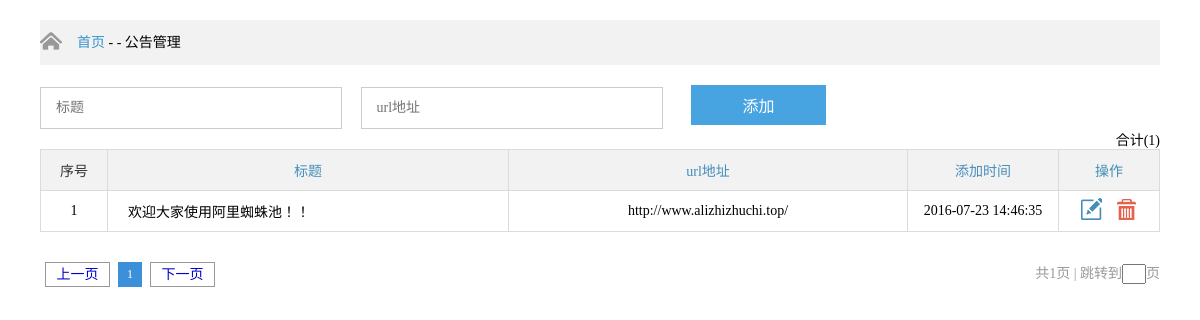
The page /admin/gonggao.php (signed in) on the database its author committed.
### tables this page shows
CREATE TABLE `gonggao` (
  `id` int(10) unsigned NOT NULL AUTO_INCREMENT,
  `title` varchar(255) NOT NULL,
  `url` varchar(255) DEFAULT NULL,
  `date` int(11) NOT NULL,
  PRIMARY KEY (`id`)
);

### admin/gonggao.php (the view, shortened to what this page needs)
<?php
$action=isset($_GET['action'])?$_GET['action']:"";
$page=isset($_GET['page'])?$_GET['page']:1;
$data=array();
?>
<!DOCTYPE html PUBLIC "-//W3C//DTD XHTML 1.0 Transitional//EN" "http://www.w3.org/TR/xhtml1/DTD/xhtml1-transitional.dtd">
<html xmlns="http://www.w3.org/1999/xhtml">
<head>
	<link rel="stylesheet" type="text/css" href="css/css.css" />
	<link rel="stylesheet" type="text/css" href="css/pageGroup.css" />
</head>
<body>
<div id="pageAll">
	<div class="pageTop">
		<div class="page">
			<img src="img/coin02.png" style="float:left;margin-top:10px;" /><span><a href="main.php">首页</a>&nbsp;-&nbsp;-</span>&nbsp;公告管理
		</div>
	</div>
	<div class="page">
		<div class="connoisseur">
			<div class="conform clear">
				<div class="cfD">
					<form action="?action=add" method="post">
						<input class="userinput vpr" type="text" name="title" placeholder="标题"/>
						<input class="userinput vpr" type="text" name="url" placeholder="url地址"/>
						<button class="userbtn">添加</button>
					</form>
				</div>
			</div>
			<div class="conShow">
				<span style="float:right">合计(<?=data_num('gonggao')?>)</span>
				<table border="1" cellspacing="0" cellpadding="0" width="100%">
					<tr>
						<td width="66px" class="tdColor tdC">序号</td>
						<td width="400px" class="tdColor">标题</td>
						<td class="tdColor">url地址</td>
						<td width="150px" class="tdColor">添加时间</td>
						<td width="100px" class="tdColor">操作</td>
					</tr>
					<?php
					if(info_list('gonggao',$page)){
						foreach(info_list('gonggao',$page) as $row){
							if (isset($id)&&$id == $row['id']&&$action=="edit") {
								?>
								<tr bgcolor="#999">
									<form action='?action=save&page=<?= $page ?>&id=<?= $id ?>' method='post'>
										<td height="40px"><?= $row['id'] ?></td>
										<td style="text-align:left;padding-left:20px;"><?= $row['title'] ?></td>
										<td><input type="text" name="url" value="<?= $row['url'] ?>"/></td>
										<td><?= date('Y-m-d H:i:s',$row['date']) ?></td>
										<td>
											<button><img src="img/ok.png"></button><a href="?page=<?= $page ?>"><img src="img/no.png"></a></td>
									</form>
								</tr>
								<?php
							}else {
								?>
								<tr>
									<td height="40px"><?= $row['id'] ?></td>
									<td style="text-align:left;padding-left:20px;"><?=$row['title']?></td>
									<td><?= $row['url'] ?></td>
									<td><?= date('Y-m-d H:i:s',$row['date']) ?></td>
									<td>
										<a href="?action=edit&page=<?=$page?>&id=<?= $row['id'] ?>"><img class="operation" src="img/update.png"></a> <a href="?action=del&page=<?=$page?>&id=<?=$row['id']?>"><img class="operation delban" src="img/delete.png"></a></td>
								</tr>
								<?php
							}
						}
					}
					?>
				</table>
				<div class="paging">
					<div id="pageGro" class="cb clear">
						<?=list_page('gonggao',$page)?>
					</div>
				</div>
			</div>
		</div>
	</div>
</div>
</body>
</html>

### admin/css/css.css (style rules this page uses)
* { padding: 0; margin: 0; font-family: "Microsoft YaHei"; font-size: 14px; }
a { text-decoration: none; color:#0000cc; }
#pageAll { padding:0 40px; }
#pageAll .page { margin-top:20px; }
#pageAll .page>img { float:left; margin-top:10px; }
.pageTop { width: 100%; height: 45px; line-height: 45px; background-color: #f2f2f2; }
.pageTop span { margin-left: 15px; }
.pageTop a { color: #3695cc; }
table { border-collapse: collapse; }
td { text-align: center; border: 1px solid #dcdbdb; }
.tdColor { height: 40px; background-color: #f2f2f2; color: #438eb9; }
.tdC { color: #333; }
.paging { width: 100%; margin-bottom: 50px; text-align: right; }
.operation { margin-left: 5px; margin-right: 5px; cursor: pointer; }
.cfD { float:left; }
.cfD .vpr { margin-right: 15px; }
.cfD .userinput { width: 300px; height: 40px; border: 1px solid #ccc; text-indent: 15px; color: #999; }
.cfD .userbtn { margin-left: 10px; width: 135px; height: 40px; border: none; font-size: 16px; color: #fff; background-color: #47a4e1; }
.clear:after { content: "."; display: block; height: 0; clear: both; visibility: hidden }

### admin/css/pageGroup.css (style rules this page uses)
#pageGro { margin:0px auto; padding-top:30px; }
.clear:after { content: "."; display: block; height: 0; clear: both; visibility: hidden }

### rows shown on the page
gonggao: id "1", title "欢迎大家使用阿里蜘蛛池！！", url "http://www.alizhizhuchi.top/", date "2016-07-23 14:46:35"

### other values the page prints
data_num('gonggao') "1"
$page "1"
$pagenum "1"
